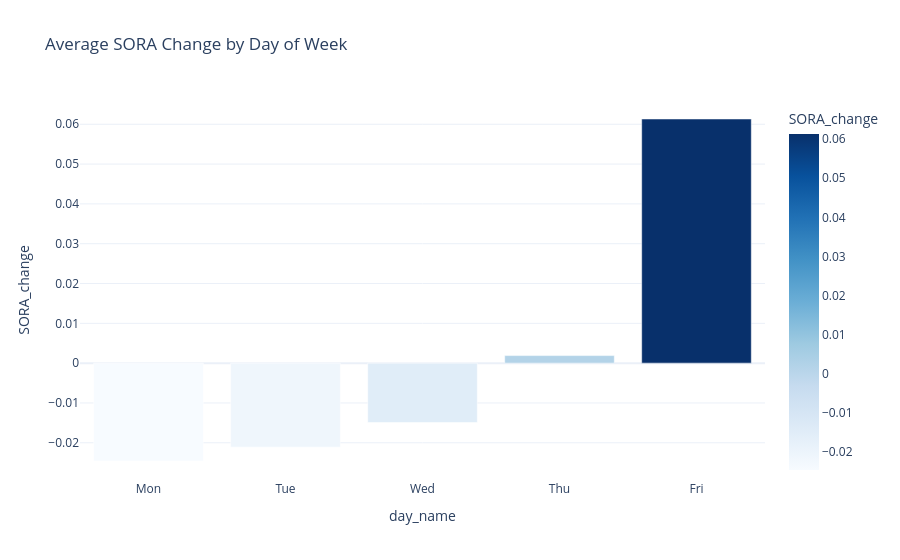

The notebook cell saved with this chart:
### Code cell
day_map = {
    0: "Mon", 1: "Tue", 2: "Wed", 3: "Thu", 4: "Fri"
}

df_plot = df.copy()
df_plot["day_name"] = df_plot["dayofweek"].map(day_map)

# Aggregate first
df_grouped = df_plot.groupby("day_name")["SORA_change"].mean().reset_index()

fig = px.bar(
    df_grouped,
    x="day_name",
    y="SORA_change",
    title="Average SORA Change by Day of Week",
    color="SORA_change",
    color_continuous_scale="Blues",
    category_orders={"day_name": ["Mon", "Tue", "Wed", "Thu", "Fri"]}
)

fig.update_layout(template="plotly_white")

fig.show()

### Figure 1 — Plotly figure (JSON) as saved in the notebook; plotly's stock layout.template omitted (floating-point values rounded to 4 significant figures)
{"data": [{"hovertemplate": "day_name=%{x}<br>SORA_change=%{marker.color}<extra></extra>", "legendgroup": "", "marker": {"color": [0.06132, -0.02458, 0.001898, -0.02111, -0.01491], "coloraxis": "coloraxis", "pattern": {"shape": ""}}, "name": "", "orientation": "v", "showlegend": false, "textposition": "auto", "type": "bar", "x": ["Fri", "Mon", "Thu", "Tue", "Wed"], "xaxis": "x", "y": [0.06132, -0.02458, 0.001898, -0.02111, -0.01491], "yaxis": "y"}], "layout": {"barmode": "relative", "coloraxis": {"colorbar": {"title": {"text": "SORA_change"}}, "colorscale": [[0, "rgb(247,251,255)"], [0.125, "rgb(222,235,247)"], [0.25, "rgb(198,219,239)"], [0.375, "rgb(158,202,225)"], [0.5, "rgb(107,174,214)"], [0.625, "rgb(66,146,198)"], [0.75, "rgb(33,113,181)"], [0.875, "rgb(8,81,156)"], [1, "rgb(8,48,107)"]]}, "legend": {"tracegroupgap": 0}, "title": {"text": "Average SORA Change by Day of Week"}, "xaxis": {"anchor": "y", "categoryarray": ["Mon", "Tue", "Wed", "Thu", "Fri"], "categoryorder": "array", "domain": [0, 1], "title": {"text": "day_name"}}, "yaxis": {"anchor": "x", "domain": [0, 1], "title": {"text": "SORA_change"}}}}
